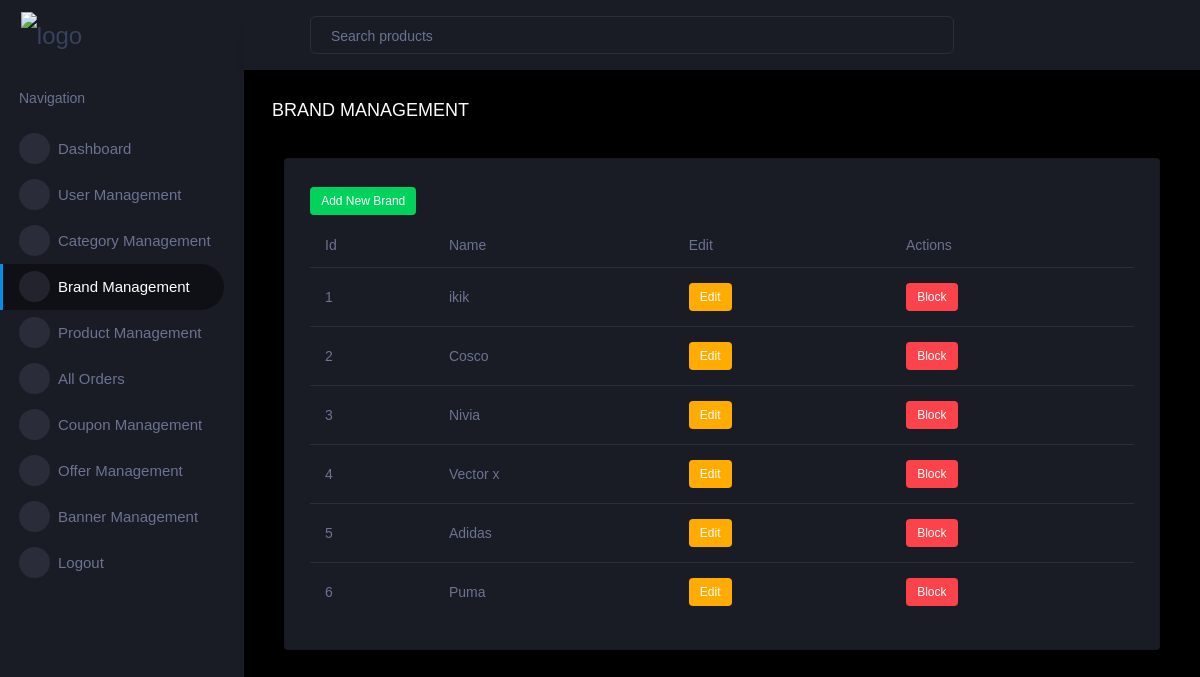
The page /admin_dash/brand_management (signed in) on the database as committed earlier.
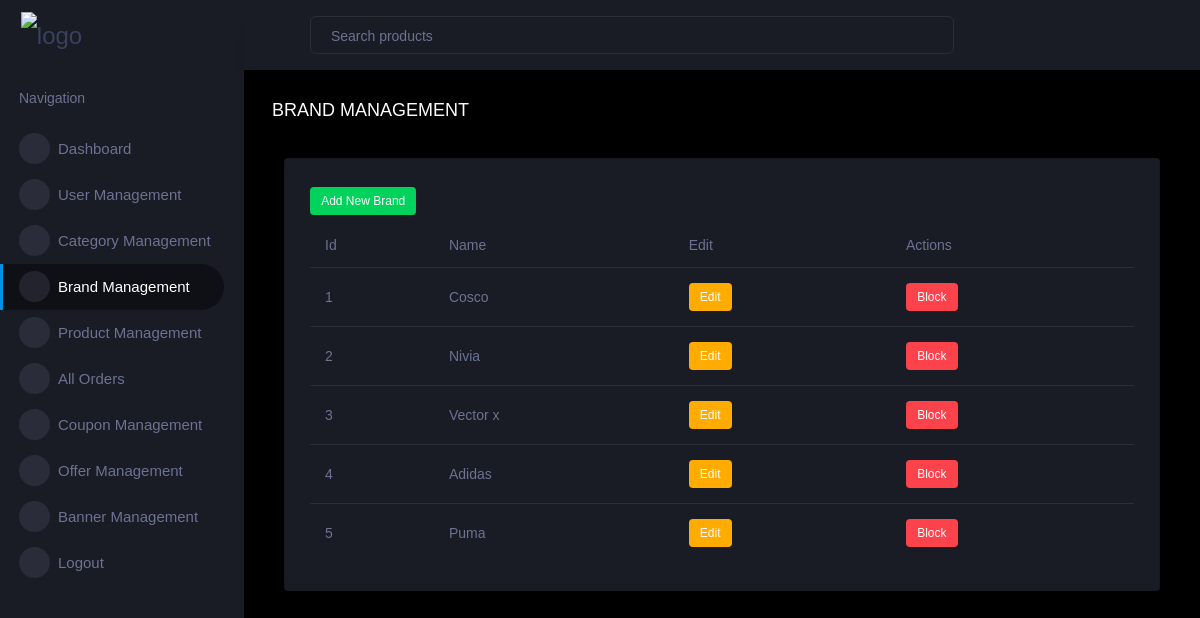
The same page on the database as committed later.
### admin_dash/models.py (models this page shows, shortened)
class Brand(models.Model) :
    name = models.CharField(max_length=100)
    is_block = models.BooleanField(default=False)

### admin_dash/views.py (the view)
# urls.py: path('brand_management',views.brand_management, name='brand_management'),
@login_required(login_url='admin_log_in')
def brand_management(request) :
    all_brands = Brand.objects.all().order_by('-id')
    context = {
        'all_brands':all_brands
    }
    return render(request, 'admin_dash/brand_management.html',context)

### cart/context_processors.py (called while the page is built)
def cart_count(request):
    cart_item_count = 0
    if request.user.is_authenticated:
        cart_item_count = Cart.objects.filter(user=request.user).count()
    return {'cart_item_count': cart_item_count}

def wishlist_count(request) :
    wishlist_item_count = 0
    if request.user.is_authenticated :
        wishlist_item_count = Wishlist.objects.filter(user=request.user).count()
    return {'wishlist_item_count': wishlist_item_count}

### templates/admin_dash/brand_management.html (shortened to what this page needs)
{% extends "admin_dash/dash.html" %}
{% load static %}
{% block content %}
<div class="main-panel">
    <div class="content-wrapper">
      <div class="page-header">
        <h4 class="card-title">BRAND MANAGEMENT</h4>
        <nav aria-label="breadcrumb">
          <ol class="breadcrumb">
          </ol>
        </nav>
      </div>
        <div class="col-lg-12 grid-margin stretch-card">
          <div class="card">
            <div class="card-body">
              <label class="badge badge-success"><a style="color : white;" href="{% url 'add_brand'%}">Add New Brand</a></label>
              <div class="table-responsive">
                <table class="table">
                  <thead>
                    <tr>
                      <th>Id</th>
                      <th>Name</th>
                      <th>Edit</th>
                      <th>Actions</th>
                    </tr>
                  </thead>
                  <tbody>
                  {% for brand in all_brands %}
                    <tr>
                      <td>{{forloop.counter}}</td>
                      <td>{{brand.name}}</td>
                      <td><label class="badge badge-warning"><a style="color : white;" href="{% url 'edit_brand' brand.id%}"> Edit </a></label></td>
                      <td>
                        <label class="badge  {% if brand.is_block %}badge-success{% else %}badge-danger{% endif %}">
                          <a style="color: white;" href="{% url 'delete_brand' brand.id %}">
                            {% if brand.is_block %}
                              Unblock
                            {% else %}
                              Block
                            {% endif %}
                          </a>
                        </label>
                      </td>
                </tr>
                    {%endfor%}
                  </tbody>
                </table>
              </div>
            </div>
          </div>
        </div>
      </div>
     </div>
  </div>
  </div>
{% endblock content %}

Rows that differ between the two databases and show on the page:
removed Brand: name "ikik", is_block "Block"
